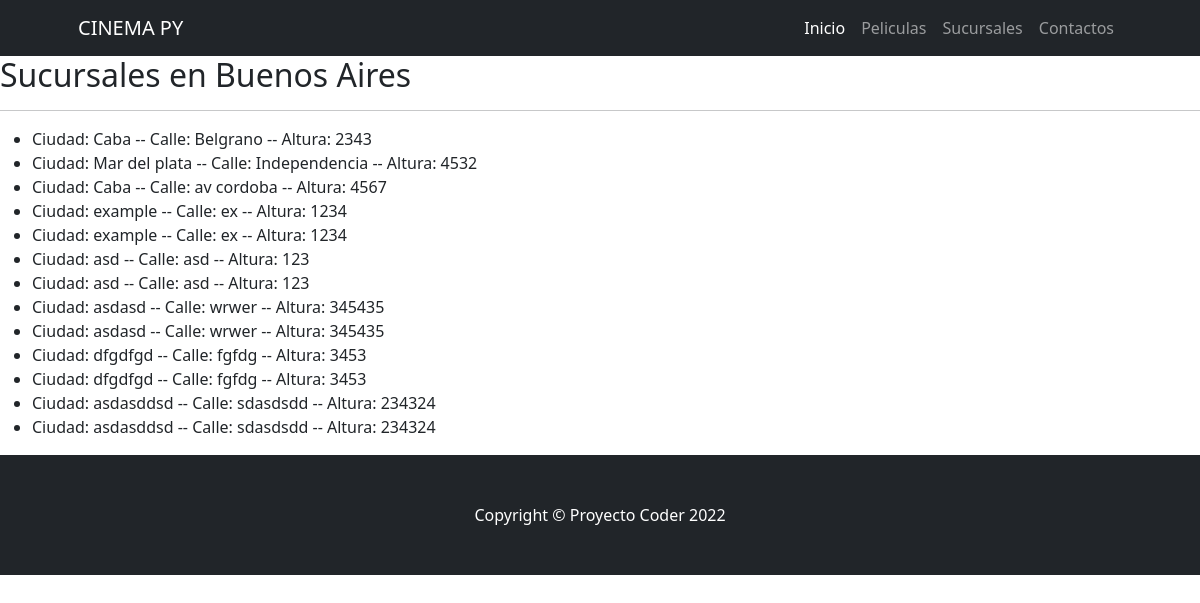
/Appfinal/Sucursales/, run on the app's committed database.
### Appfinal/models.py (models this page shows)
class Sucursales(models.Model):
    ciudad = models.CharField(max_length=40)
    calle = models.CharField(max_length=40)
    altura = models.IntegerField()

### Appfinal/views.py (the view)
# urls.py: path('Sucursales/', views.Sucursal, name='Sucursales'),
def Sucursal(request):
    Sucursal = Sucursales.objects.all()
    context_dict = {
        'Places': Sucursal
    }
    return render(
        request=request,
        context=context_dict,
        template_name="Appfinal/Sucursales.html"
    )

### Appfinal/templates/Appfinal/Sucursales.html
{% extends "Appfinal/index.html" %}
{% load static %}
{% block Appfinal_content %}
<h2>Sucursales en Buenos Aires</h2>
<hr></hr>
<ul>
    {% for Sucursal in Places %}
        <li>
            Ciudad: {{Sucursal.ciudad}}
           -- Calle: {{Sucursal.calle}}
           -- Altura: {{Sucursal.altura}}
        </li>
    {% endfor %}
</ul>
{% endblock %}

### data on the page
Sucursales: ciudad "Caba", calle "Belgrano", altura "2343"
Sucursales: ciudad "Mar del plata", calle "Independencia", altura "4532"
Sucursales: ciudad "Caba", calle "av cordoba", altura "4567"
Sucursales: ciudad "example", calle "ex", altura "1234"
Sucursales: ciudad "example", calle "ex", altura "1234"
Sucursales: ciudad "asd", calle "asd", altura "123"
Sucursales: ciudad "asd", calle "asd", altura "123"
Sucursales: ciudad "asdasd", calle "wrwer", altura "345435"
Sucursales: ciudad "asdasd", calle "wrwer", altura "345435"
Sucursales: ciudad "dfgdfgd", calle "fgfdg", altura "3453"
Sucursales: ciudad "dfgdfgd", calle "fgfdg", altura "3453"
Sucursales: ciudad "asdasddsd", calle "sdasdsdd", altura "234324"
Sucursales: ciudad "asdasddsd", calle "sdasdsdd", altura "234324"
